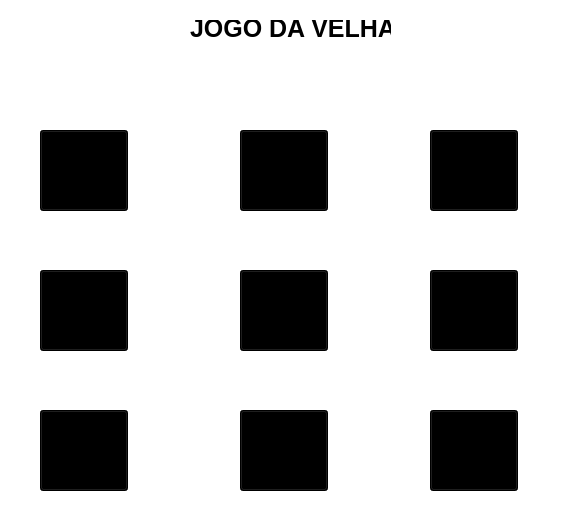
<?xml version="1.0" encoding="UTF-8"?>
<ui version="4.0">
 <class>MainWindow</class>
 <widget class="QMainWindow" name="MainWindow">
  <property name="geometry">
   <rect>
    <x>0</x>
    <y>0</y>
    <width>568</width>
    <height>532</height>
   </rect>
  </property>
  <property name="windowTitle">
   <string>Jogo da Velha</string>
  </property>
  <property name="styleSheet">
   <string notr="true">QWidget
{
background-color:white;
}</string>
  </property>
  <widget class="QWidget" name="centralwidget">
   <widget class="QLabel" name="lJogodaVelha">
    <property name="geometry">
     <rect>
      <x>190</x>
      <y>20</y>
      <width>201</width>
      <height>17</height>
     </rect>
    </property>
    <property name="font">
     <font>
      <pointsize>19</pointsize>
      <bold>true</bold>
     </font>
    </property>
    <property name="styleSheet">
     <string notr="true">color:black;</string>
    </property>
    <property name="text">
     <string>JOGO DA VELHA</string>
    </property>
   </widget>
   <widget class="QPushButton" name="btn1">
    <property name="geometry">
     <rect>
      <x>40</x>
      <y>130</y>
      <width>88</width>
      <height>81</height>
     </rect>
    </property>
    <property name="font">
     <font>
      <pointsize>19</pointsize>
     </font>
    </property>
    <property name="cursor">
     <cursorShape>PointingHandCursor</cursorShape>
    </property>
    <property name="styleSheet">
     <string notr="true">background-color:black;
color:white;</string>
    </property>
    <property name="text">
     <string/>
    </property>
   </widget>
   <widget class="QPushButton" name="btn4">
    <property name="geometry">
     <rect>
      <x>40</x>
      <y>270</y>
      <width>88</width>
      <height>81</height>
     </rect>
    </property>
    <property name="font">
     <font>
      <pointsize>19</pointsize>
     </font>
    </property>
    <property name="cursor">
     <cursorShape>PointingHandCursor</cursorShape>
    </property>
    <property name="styleSheet">
     <string notr="true">background-color:black;
color:white;</string>
    </property>
    <property name="text">
     <string/>
    </property>
   </widget>
   <widget class="QPushButton" name="btn7">
    <property name="geometry">
     <rect>
      <x>40</x>
      <y>410</y>
      <width>88</width>
      <height>81</height>
     </rect>
    </property>
    <property name="font">
     <font>
      <pointsize>19</pointsize>
     </font>
    </property>
    <property name="cursor">
     <cursorShape>PointingHandCursor</cursorShape>
    </property>
    <property name="styleSheet">
     <string notr="true">background-color:black;
color:white;</string>
    </property>
    <property name="text">
     <string/>
    </property>
   </widget>
   <widget class="QPushButton" name="btn8">
    <property name="geometry">
     <rect>
      <x>240</x>
      <y>410</y>
      <width>88</width>
      <height>81</height>
     </rect>
    </property>
    <property name="font">
     <font>
      <pointsize>19</pointsize>
     </font>
    </property>
    <property name="cursor">
     <cursorShape>PointingHandCursor</cursorShape>
    </property>
    <property name="styleSheet">
     <string notr="true">background-color:black;
color:white;</string>
    </property>
    <property name="text">
     <string/>
    </property>
   </widget>
   <widget class="QPushButton" name="btn5">
    <property name="geometry">
     <rect>
      <x>240</x>
      <y>270</y>
      <width>88</width>
      <height>81</height>
     </rect>
    </property>
    <property name="font">
     <font>
      <pointsize>19</pointsize>
     </font>
    </property>
    <property name="cursor">
     <cursorShape>PointingHandCursor</cursorShape>
    </property>
    <property name="styleSheet">
     <string notr="true">background-color:black;
color:white;</string>
    </property>
    <property name="text">
     <string/>
    </property>
   </widget>
   <widget class="QPushButton" name="btn2">
    <property name="geometry">
     <rect>
      <x>240</x>
      <y>130</y>
      <width>88</width>
      <height>81</height>
     </rect>
    </property>
    <property name="font">
     <font>
      <pointsize>19</pointsize>
     </font>
    </property>
    <property name="cursor">
     <cursorShape>PointingHandCursor</cursorShape>
    </property>
    <property name="styleSheet">
     <string notr="true">background-color:black;
color:white;</string>
    </property>
    <property name="text">
     <string/>
    </property>
   </widget>
   <widget class="QPushButton" name="btn3">
    <property name="geometry">
     <rect>
      <x>430</x>
      <y>130</y>
      <width>88</width>
      <height>81</height>
     </rect>
    </property>
    <property name="font">
     <font>
      <pointsize>19</pointsize>
     </font>
    </property>
    <property name="cursor">
     <cursorShape>PointingHandCursor</cursorShape>
    </property>
    <property name="styleSheet">
     <string notr="true">background-color:black;
color:white;</string>
    </property>
    <property name="text">
     <string/>
    </property>
   </widget>
   <widget class="QPushButton" name="btn6">
    <property name="geometry">
     <rect>
      <x>430</x>
      <y>270</y>
      <width>88</width>
      <height>81</height>
     </rect>
    </property>
    <property name="font">
     <font>
      <pointsize>19</pointsize>
     </font>
    </property>
    <property name="cursor">
     <cursorShape>PointingHandCursor</cursorShape>
    </property>
    <property name="styleSheet">
     <string notr="true">background-color:black;
color:white;</string>
    </property>
    <property name="text">
     <string/>
    </property>
   </widget>
   <widget class="QPushButton" name="btn9">
    <property name="geometry">
     <rect>
      <x>430</x>
      <y>410</y>
      <width>88</width>
      <height>81</height>
     </rect>
    </property>
    <property name="font">
     <font>
      <pointsize>19</pointsize>
     </font>
    </property>
    <property name="cursor">
     <cursorShape>PointingHandCursor</cursorShape>
    </property>
    <property name="styleSheet">
     <string notr="true">background-color:black;
color:white;</string>
    </property>
    <property name="text">
     <string/>
    </property>
   </widget>
  </widget>
  <widget class="QStatusBar" name="statusbar"/>
 </widget>
 <resources/>
 <connections/>
</ui>
